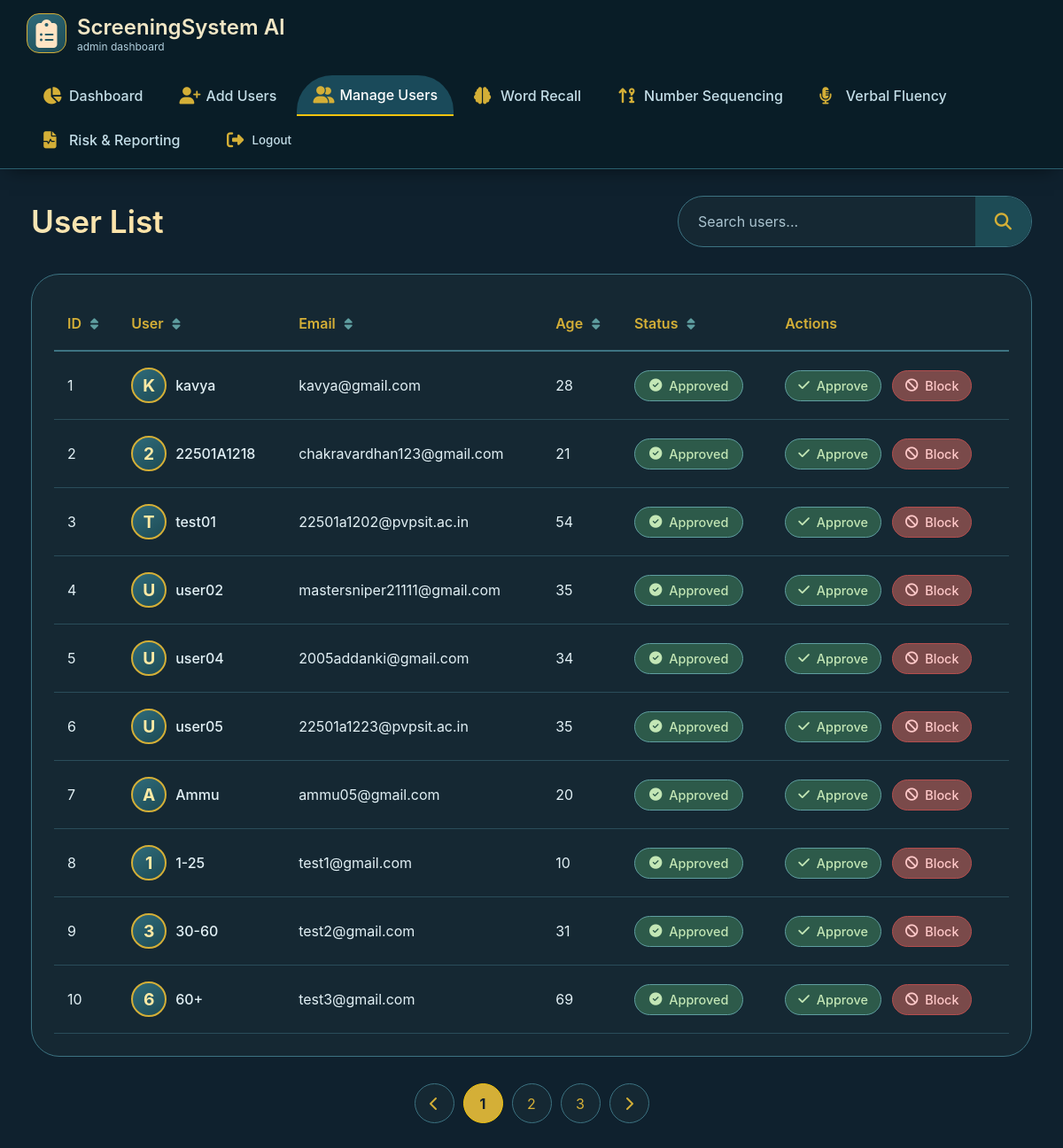
Page /manage_user/ on the committed database.
### app/models.py (models this page shows)
class User(models.Model):
    STATUS_CHOICES = [
        ('pending', 'Pending'),
        ('approved', 'Approved'),
        ('blocked', 'Blocked'),
    ]
    id = models.AutoField(primary_key=True)
    email = models.EmailField(max_length=255, unique=True)
    image = models.ImageField(upload_to='static/images/', null=True, blank=True)
    username = models.CharField(max_length=100, unique=True)
    password = models.CharField(max_length=1000, default='')
    date_joined = models.DateTimeField(auto_now_add=True)
    phone_number = models.CharField(max_length=15)
    is_approved = models.BooleanField(default=False)
    is_blocked = models.BooleanField(default=False)
    status = models.CharField(max_length=1000)
    age = models.PositiveIntegerField()

### app/views.py (the view)
# urls.py: path('manage_user/', views.manage_user, name='manage_user'),
def manage_user(request):
    data = User.objects.filter().values(
        "id",
        "username",
        "email",
        "status",
        "age",
        "is_approved",
        "is_blocked",
        )
    return render(request, "admin1/manage_user.html" ,context={"data":list(data)})

### app/templates/admin1/manage_user.html (shortened to what this page needs)
<!DOCTYPE html>
<html lang="en">
<head>
    <link rel="stylesheet" href="https://cdnjs.cloudflare.com/ajax/libs/font-awesome/6.4.0/css/all.min.css">
</head>
<body>
    <nav class="navbar">
        <div class="navbar-brand">
            <div class="brand-icon">
                <i class="fas fa-clipboard-list" style="font-size: 2.0rem; color: bisque;"></i>
            </div>
            <div>
                <h2>ScreeningSystem AI</h2>
                <span>admin dashboard</span>
            </div>
        </div>
        <div class="nav-links">
            <a href="/admin_dashboard" class="nav-item">
                <i class="fas fa-chart-pie"></i> Dashboard
            </a>
            <a href="/add_users" class="nav-item">
                <i class="fas fa-user-plus"></i> Add Users
            </a>
            <a href="/manage_user" class="nav-item active">
                <i class="fas fa-user-friends"></i> Manage Users
            </a>
            <a href="/word_recall" class="nav-item">
                <i class="fas fa-brain"></i> Word Recall
            </a>
            <a href="/number_memory_config" class="nav-item">
                <i class="fas fa-sort-numeric-up-alt"></i> Number Sequencing
            </a>
            <a href="/verbal_fluency" class="nav-item">
                <i class="fas fa-microphone-alt"></i> Verbal Fluency
            </a>
            <a href="/test_scores" class="nav-item">
                <i class="fas fa-file-medical-alt"></i> Risk & Reporting
            </a>
            <form action="{% url 'user_logout' %}" method="POST" style="display: inline;">
                <button type="submit" class="nav-item logout-item" style="background: none; border: none; cursor: pointer;">
                    <i class="fas fa-sign-out-alt"></i> Logout
                </button>
            </form>
        </div>
    </nav>
    <div class="dashboard-container">
        <div class="page-header">
            <h2 class="page-title">User List</h2>
            <div class="search-box">
                <input type="text" placeholder="Search users..." id="searchInput">
                <button type="button"><i class="fas fa-search"></i></button>
            </div>
        </div>
        <div class="table-container">
            <table>
                <thead>
                    <tr>
                        <th>ID <i class="fas fa-sort"></i></th>
                        <th>User <i class="fas fa-sort"></i></th>
                        <th>Email <i class="fas fa-sort"></i></th>
                        <th>Age <i class="fas fa-sort"></i></th>
                        <th>Status <i class="fas fa-sort"></i></th>
                        <th>Actions</th>
                    </tr>
                </thead>
                <tbody>
                    {% for user in data %}
                    <tr>
                        <td>{{ user.id }}</td>
                        <td>
                            <div style="display: flex; align-items: center; gap: 10px;">
                                <div class="user-avatar">
                                    {{ user.username|first|upper }}
                                </div>
                                <div>
                                    <div style="font-weight: 500;">{{ user.username }}</div>
                                </div>
                            </div>
                        </td>
                        <td>{{ user.email }}</td>
                        <td>{{ user.age }}</td>
                        <td>
                            {% if user.status == 'APPROVED' %}
                            <span class="status status-approved"><i class="fas fa-check-circle"></i> Approved</span>
                            {% elif user.status == 'BLOCKED' %}
                            <span class="status status-blocked"><i class="fas fa-ban"></i> Blocked</span>
                            {% else %}
                            <span class="status status-pending"><i class="fas fa-clock"></i> Pending</span>
                            {% endif %}
                        </td>
                        <td>
                            <div class="action-buttons">
                                <form method="POST" action="{% url 'approve_user'  %}" style="display:inline;">
                                    <button type="submit" class="btn approve-btn btn-sm">
                                        <i class="fas fa-check"></i> Approve
                                    </button>
                                </form>
                                <form method="POST" action="{% url 'block_user' %}" style="display:inline;">
                                    <button type="submit" class="btn block-btn btn-sm">
                                        <i class="fas fa-ban"></i> Block
                                    </button>
                                </form>
                            </div>
                        </td>
                    </tr>
                    {% endfor %}
                </tbody>
            </table>
        </div>
        <div class="pagination">
            <a href="#"><i class="fas fa-chevron-left"></i></a>
            <a href="#" class="active">1</a>
            <a href="#">2</a>
            <a href="#">3</a>
            <a href="#"><i class="fas fa-chevron-right"></i></a>
        </div>
    </div>
</body>
</html>

### app/templates/admin1/manage_user.html (style rules this page uses)
* { margin: 0; padding: 0; box-sizing: border-box; font-family: 'Inter', -apple-system, BlinkMacSystemFont, sans-serif; }
body { background: #0f212e; min-height: 100vh; display: flex; flex-direction: column; color: #e5f0f5; }
.navbar { background: rgba(10, 30, 40, 0.95); backdrop-filter: blur(12px); border-bottom: 1px solid #2a5f6e; padding: 0 30px; display: flex; align-items: center; justify-content: space-between; position: sticky; top: 0; z-index: 100; box-shadow: 0 10px 20px -10px #00000080; flex-wrap: wrap; }
.navbar-brand { display: flex; align-items: center; gap: 12px; padding: 15px 0; }
.brand-icon { background: linear-gradient(145deg, #2f6b7a, #1d4b55); width: 45px; height: 45px; border-radius: 14px; display: flex; align-items: center; justify-content: center; border: 1px solid #d4af37; }
.brand-icon i { font-size: 2rem; color: #ffeaa5; }
.navbar-brand h2 { font-size: 1.5rem; font-weight: 600; color: #f0e6c5; }
.navbar-brand span { font-size: 0.75rem; color: #b0cedc; display: block; }
.nav-links { display: flex; align-items: center; gap: 5px; flex-wrap: wrap; padding: 10px 0; }
.nav-item { display: flex; align-items: center; gap: 8px; padding: 12px 18px; color: #c4dee8; text-decoration: none; font-weight: 500; border-radius: 40px; transition: 0.2s; white-space: nowrap; }
.nav-item i { font-size: 1.2rem; color: #d4af37; width: 22px; }
.nav-item.active { background: #1a4a5a; color: white; border-bottom: 2px solid #f1c40f; border-radius: 40px 40px 0 0; }
.logout-item { background: #2a4d5a; margin-left: 10px; }
.dashboard-container { padding: 30px 35px; max-width: 1400px; margin: 0 auto; width: 100%; }
.page-header { display: flex; justify-content: space-between; align-items: center; margin-bottom: 30px; flex-wrap: wrap; gap: 20px; }
.page-title { font-size: 2.2rem; font-weight: 600; background: linear-gradient(145deg, #f5e6b8, #ffe3a4); -webkit-background-clip: text; background-clip: text; color: transparent; display: flex; align-items: center; gap: 15px; }
.search-box { display: flex; align-items: center; background: rgba(25, 45, 55, 0.7); backdrop-filter: blur(6px); border: 1px solid #3d7382; border-radius: 60px; overflow: hidden; width: 100%; max-width: 400px; }
.search-box input { flex: 1; background: transparent; border: none; padding: 16px 22px; color: white; font-size: 1rem; outline: none; }
.search-box input::placeholder { color: #aac3cf; }
.search-box button { background: #1d4b55; border: none; padding: 16px 22px; cursor: pointer; color: #d4af37; font-size: 1.2rem; transition: 0.2s; }
.table-container { background: rgba(25, 45, 55, 0.7); backdrop-filter: blur(6px); border: 1px solid #3d7382; border-radius: 32px; padding: 25px; overflow-x: auto; margin-bottom: 30px; }
table { width: 100%; border-collapse: collapse; }
th { text-align: left; padding: 20px 15px; color: #d4af37; font-weight: 600; border-bottom: 2px solid #3d7382; font-size: 1rem; }
th i { margin-left: 6px; font-size: 0.9rem; color: #5f9ea0; cursor: pointer; }
td { padding: 18px 15px; border-bottom: 1px solid #2a4d5a; color: #e2f0f5; }
.user-avatar { width: 40px; height: 40px; border-radius: 50%; background: linear-gradient(145deg, #2f6b7a, #1d4b55); display: flex; align-items: center; justify-content: center; font-weight: bold; font-size: 1.2rem; color: #ffeaa5; border: 2px solid #d4af37; }
.status { display: inline-flex; align-items: center; gap: 8px; padding: 8px 16px; border-radius: 40px; font-size: 0.9rem; font-weight: 500; }
.status-approved { background: #2d5a4a; color: #c3e6b5; border: 1px solid #5f9ea0; }
.action-buttons { display: flex; gap: 12px; flex-wrap: wrap; }
.btn { padding: 10px 18px; border: none; border-radius: 40px; font-weight: 500; cursor: pointer; display: inline-flex; align-items: center; gap: 8px; transition: 0.2s; font-size: 0.9rem; }
.btn-sm { padding: 8px 14px; }
.approve-btn { background: #2d5a4a; color: #c3e6b5; border: 1px solid #5f9ea0; }
.block-btn { background: #7a4a4a; color: #ffc9c9; border: 1px solid #b54e4e; }
.pagination { display: flex; justify-content: center; gap: 10px; margin-top: 30px; }
.pagination a { display: flex; align-items: center; justify-content: center; width: 45px; height: 45px; background: rgba(25, 45, 55, 0.7); backdrop-filter: blur(6px); border: 1px solid #3d7382; border-radius: 50%; color: #d4af37; text-decoration: none; transition: 0.2s; }
.pagination a.active { background: #d4af37; border-color: #f1c40f; color: #0f212e; font-weight: bold; }

### rows in the picture
User: id "1", username|first "K", username "kavya", email "kavya@gmail.com", age "28", status "APPROVED" (drawn)
User: id "2", username|first "2", username "22501A1218", email "chakravardhan123@gmail.com", age "21", status "APPROVED" (drawn)
User: id "3", username|first "T", username "test01", email "22501a1202@pvpsit.ac.in", age "54", status "APPROVED" (drawn)
User: id "4", username|first "U", username "user02", email "mastersniper21111@gmail.com", age "35", status "APPROVED" (drawn)
User: id "5", username|first "U", username "user04", email "2005addanki@gmail.com", age "34", status "APPROVED" (drawn)
User: id "6", username|first "U", username "user05", email "22501a1223@pvpsit.ac.in", age "35", status "APPROVED" (drawn)
User: id "7", username|first "A", username "Ammu", email "ammu05@gmail.com", age "20", status "APPROVED" (drawn)
User: id "8", username|first "1", username "1-25", email "test1@gmail.com", age "10", status "APPROVED" (drawn)
User: id "9", username|first "3", username "30-60", email "test2@gmail.com", age "31", status "APPROVED" (drawn)
User: id "10", username|first "6", username "60+", email "test3@gmail.com", age "69", status "APPROVED" (drawn)
